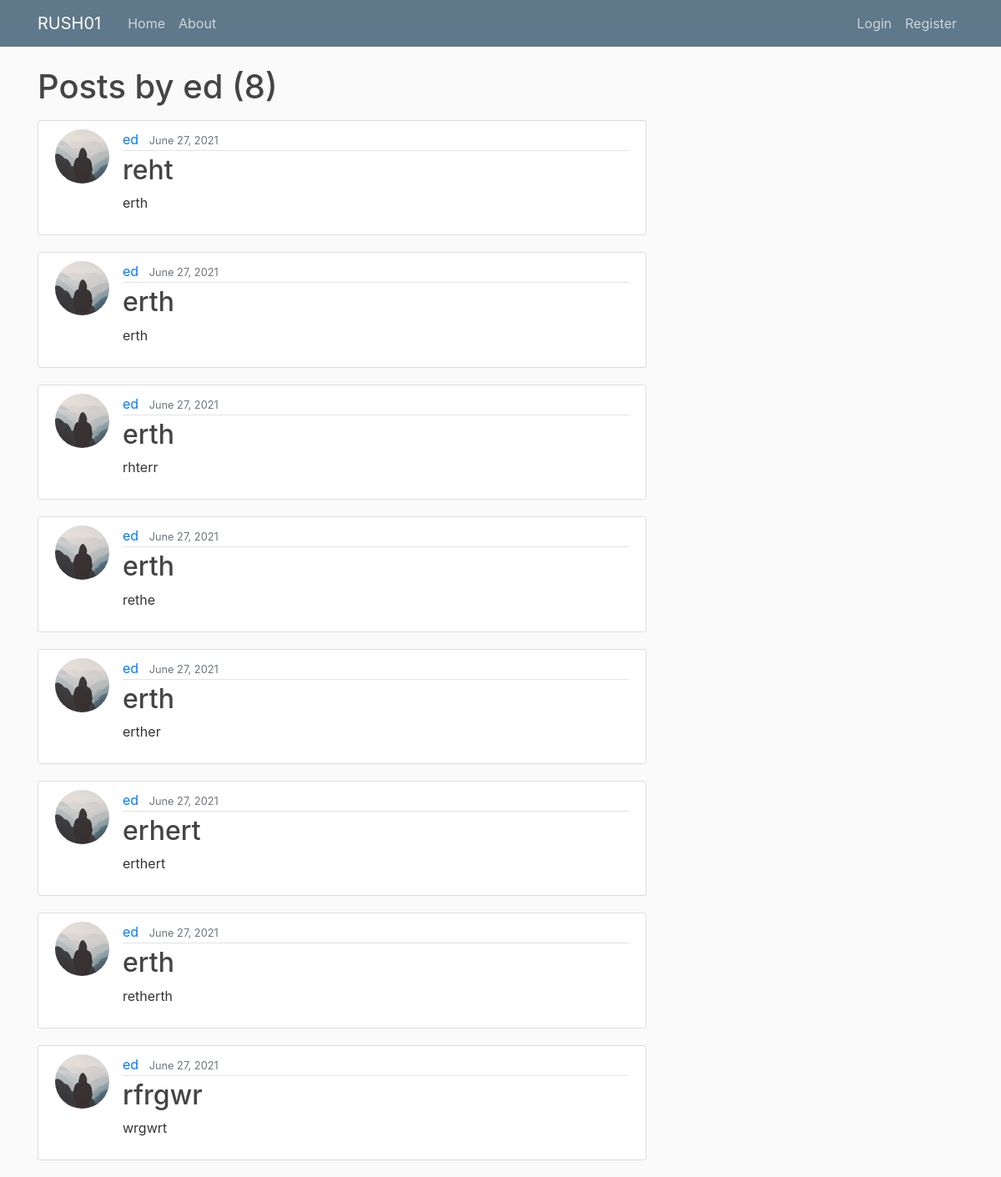
The app's page /user/ed with its own data.
### blog/models.py (models this page shows, shortened)
class Post(models.Model):
    title = models.CharField(max_length=100)
    content = models.TextField()
    date_posted = models.DateTimeField(default=timezone.now)
    author = models.ForeignKey(User, on_delete=models.CASCADE)

### users/models.py (models this page shows, shortened)
class Profile(models.Model):
    user = models.OneToOneField(User, on_delete=models.CASCADE, null=True, blank=True)
    image = models.ImageField(default='default.jpg', upload_to='profile_pics')

### blog/views.py (the view)
# urls.py: path('user/<str:username>', UserPostListView.as_view(), name='user-posts'),
class UserPostListView(ListView):
    model = Post
    template_name = 'blog/user_posts.html'  # <app>/<model>_<viewtype>.html
    context_object_name = 'posts'
    paginate_by = 10
    def get_queryset(self):
        user = get_object_or_404(User, username=self.kwargs.get('username'))
        return Post.objects.filter(author=user).order_by('-date_posted')

### blog/templates/blog/user_posts.html (shortened to what this page needs)
{% extends "blog/base.html" %}
{% block content %}
    <h1 class="mb-3">Posts by {{ view.kwargs.username }} ({{ page_obj.paginator.count }})</h1>
    {% for post in posts %}
        <article class="media content-section">
          <img class="rounded-circle article-img" src="{{ post.author.profile.image.url }}">
          <div class="media-body">
            <div class="article-metadata">
              <a class="mr-2" href="{% url 'user-posts' post.author.username %}">{{ post.author }}</a>
              <small class="text-muted">{{ post.date_posted|date:"F d, Y" }}</small>
            </div>
            <h2><a class="article-title" href="{% url 'post-detail' post.id %}">{{ post.title }}</a></h2>
            <p class="article-content">{{ post.content }}</p>
          </div>
        </article>
    {% endfor %}
{% endblock content %}

### static/main.css (style rules this page uses)
body { background: #fafafa; color: #333333; margin-top: 5rem; }
h1, h2, h3, h4, h5, h6 { color: #444444; }
.content-section { background: #ffffff; padding: 10px 20px; border: 1px solid #dddddd; border-radius: 3px; margin-bottom: 20px; }
.article-title { color: #444444; }
.article-content { white-space: pre-line; }
.article-img { height: 65px; width: 65px; margin-right: 16px; }
.article-metadata { padding-bottom: 1px; margin-bottom: 4px; border-bottom: 1px solid #e3e3e3 }

### records on screen
Post: author.profile.image (placeholder picture), author "ed", date_posted "June 27, 2021", title "reht", content "erth"
Post: author.profile.image (placeholder picture), author "ed", date_posted "June 27, 2021", title "erth", content "erth"
Post: author.profile.image (placeholder picture), author "ed", date_posted "June 27, 2021", title "erth", content "rhterr"
Post: author.profile.image (placeholder picture), author "ed", date_posted "June 27, 2021", title "erth", content "rethe"
Post: author.profile.image (placeholder picture), author "ed", date_posted "June 27, 2021", title "erth", content "erther"
Post: author.profile.image (placeholder picture), author "ed", date_posted "June 27, 2021", title "erhert", content "erthert"
Post: author.profile.image (placeholder picture), author "ed", date_posted "June 27, 2021", title "erth", content "retherth"
Post: author.profile.image (placeholder picture), author "ed", date_posted "June 27, 2021", title "rfrgwr", content "wrgwrt"

### other values on screen
{{ view.kwargs.username }} "ed"
{{ page_obj.paginator.count }} "8"
